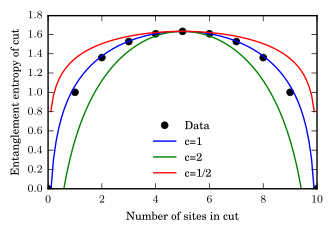

Generate this figure with Python:
from matplotlib import pyplot as plt
from PEPS import cft_entanglement_entropy as cft
from PEPS import IO_helper as IO
import sfig

i=10
stri = str(i)
IO.go_to_data_parent('interpolatedboson/a'+stri)
IO.add_to_path()
state = IO.get_state()

params = IO.Params.kw('LKN', L=[10], K=[0], N=[0])

for p in params:
    cft.compare_edge_gs_ee_to_cft(state, p)
    plt.xlabel('Number of sites in cut')
    plt.ylabel('Entanglement entropy of cut')
    plt.tight_layout()
    plt.show()
